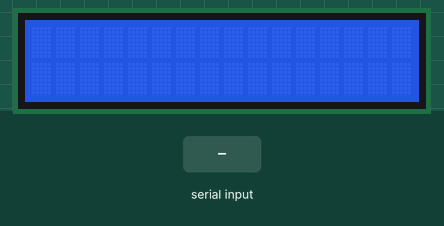
Recording of a program running on a simulated Arduino Uno, built with avr-gcc and run on an emulated ATmega328P. On the bench: 16×2 character LCD. The test bench sets the inputs (shaded band). What the program prints to the serial monitor is not drawn.

Above: at 1.2 s.
1.3 s: "90,45\n" received over Serial
At 3.4 s:
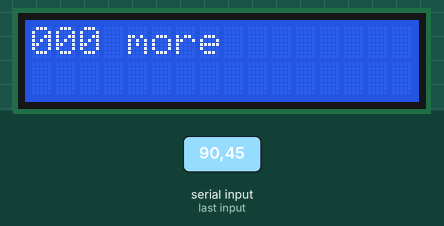
3.8 s: "30,150\n" received over Serial
At 4.5 s:
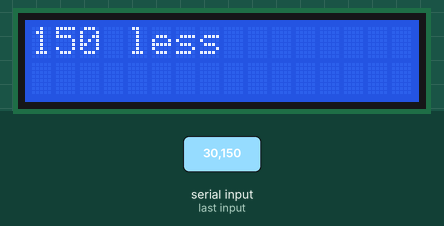
Timing chart, 0 to 6.8 s (numbered marks = the images above; inputs shaded):
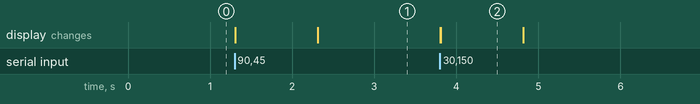

The program:

main.cpp
```cpp
#include <Arduino.h>
#include <LiquidCrystal.h>
#include <stdlib.h>

void setNoise();
void checkTheGuess();
void printGuessAnditsState(int state);
void createMessageForLcd(int state);
#define NOISE_PORT A1


static int noise ;
static int guess;
static bool isNoiseGot = false;
static const int MORE = 2, LESS = 0,RIGHT = 1;
static  int guideTheGuess = 4;

static char lcd_message[12];
static char help_lcd_message[7];


const int rs = 12, en = 11, d4 = 7, d5 = 6, d6 = 5, d7 = 4;
LiquidCrystal lcd(rs, en, d4, d5, d6, d7);


void setup() {
  	Serial.begin(9600);
    pinMode(NOISE_PORT, INPUT);
    lcd.begin(16, 2);

}

void loop() {

  if(guideTheGuess != RIGHT){
    setNoise();
    checkTheGuess();
  }

}

void checkTheGuess(){
  if (Serial.available() > 0)
  {

    guess =  Serial.parseInt();

    if (guess == noise)
      guideTheGuess = RIGHT;
    else if (guess < noise)
      guideTheGuess = MORE;
    else
      guideTheGuess = LESS;

    printGuessAnditsState(guideTheGuess);
    Serial.println(guideTheGuess);
  }
}

void printGuessAnditsState(int state){
  createMessageForLcd(state);
  lcd.clear();
  lcd.print(lcd_message);
}

void createMessageForLcd(int state){
  sprintf(lcd_message,"%03d",guess);
  lcd_message[3] = ' ';
  lcd_message[4] = 0;
  if(state == RIGHT){
    strcpy(help_lcd_message ,"right");
  }else if (state == MORE){
    strcpy(help_lcd_message ,"more");
  }else{
    strcpy(help_lcd_message , "less");
  }
  strcat(lcd_message,help_lcd_message);
}

void setNoise(){
    if(!isNoiseGot)
  {
      noise = map(analogRead(NOISE_PORT),0,1023,0,100);
      isNoiseGot = true;

  }
}
```

Measured:
- after the input at 1.3 s, the display: first changes at once (image 1 shows a later state)
- after the input at 3.8 s, the display: first changes at once (image 2 shows a later state)
- what the display in image 2 shows lasts 1.0 s, from 3.8 s to 4.8 s
